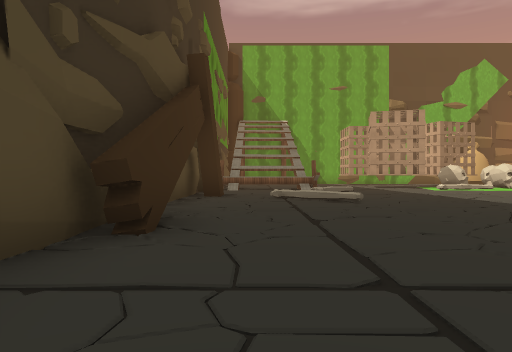
view 1 (above)

20 first-person views from a walk through a scene from a Unity 3-D project. The camera is 0.48 m above the floor, looks level and sees 70° across. The floor is counted in squares, 1 m on a side. Each view is taken from the middle of a square. On the plan, view 1 faces up. The plan holds only what a view shows up to about 9 squares ahead; the rest is blank. The place goes on beyond the plan. The player is left out. Some surface patterns are stand-ins.

view 2
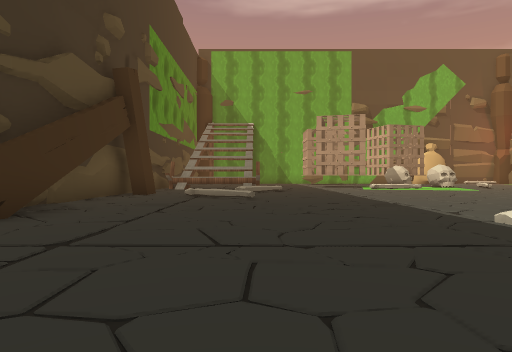

view 3
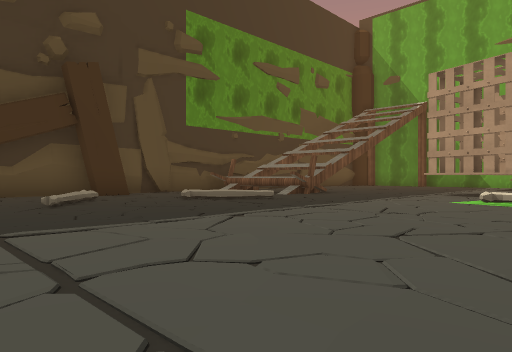

view 4
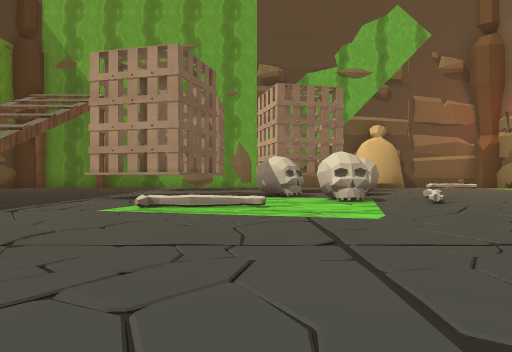

view 5
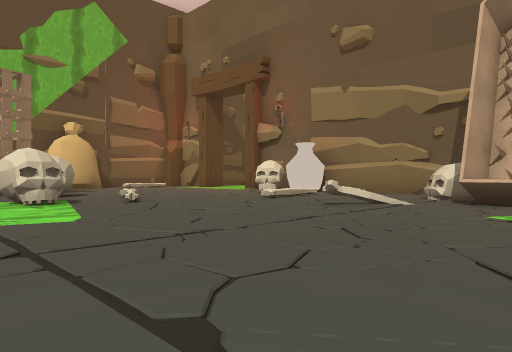

view 6
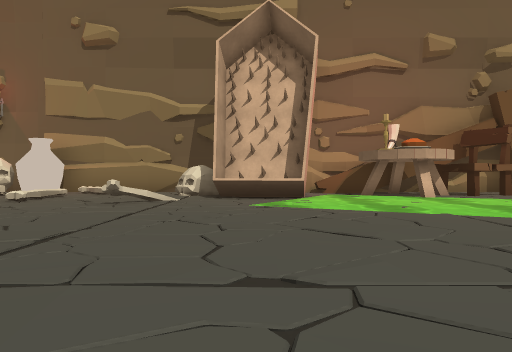

view 7
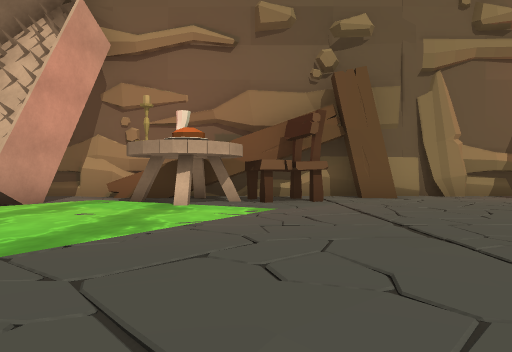

view 8
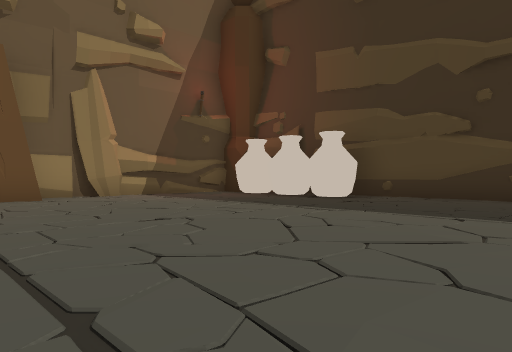

view 9
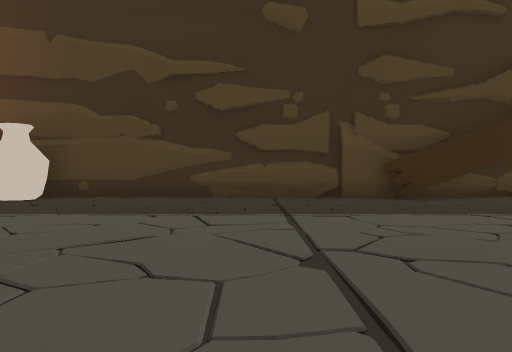

view 10
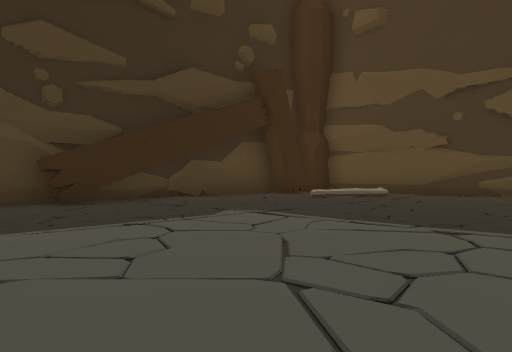

view 11
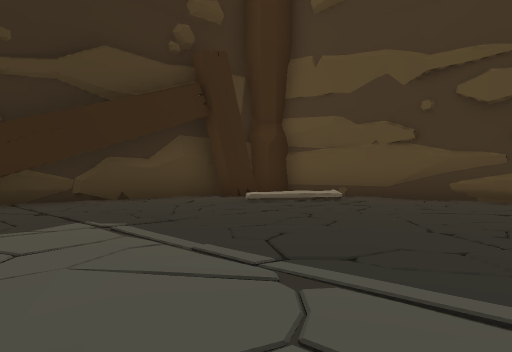

view 12
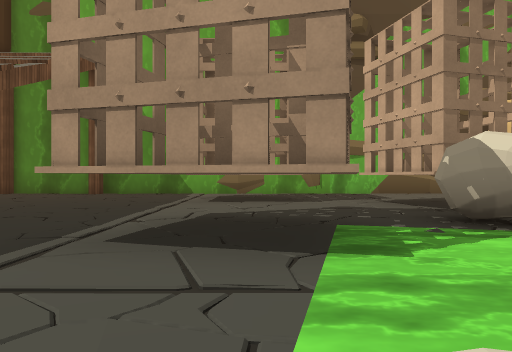

view 13
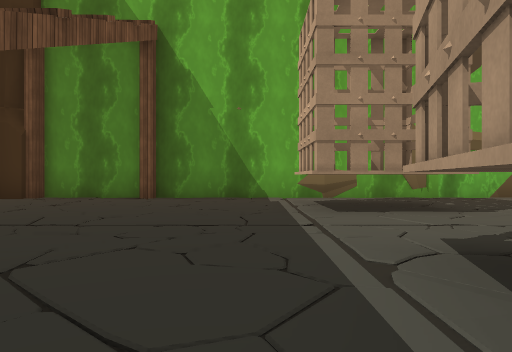

view 14
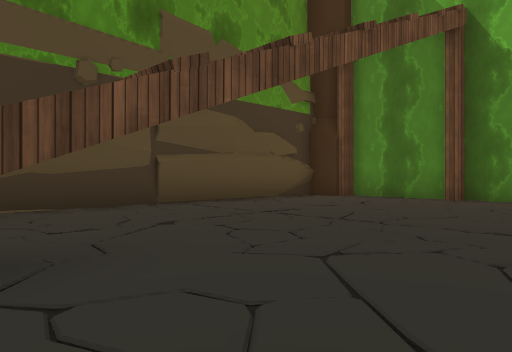

view 15
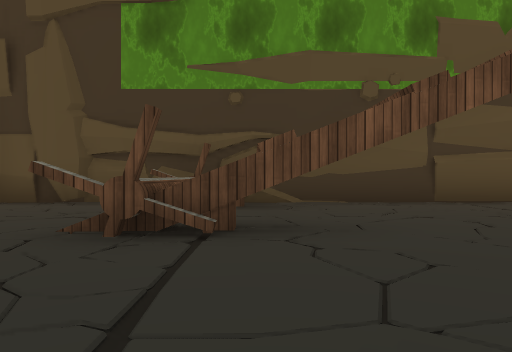

view 16
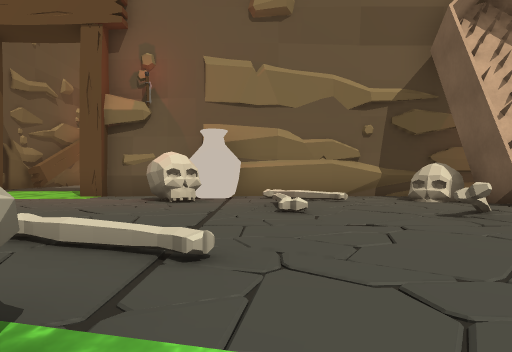

view 17
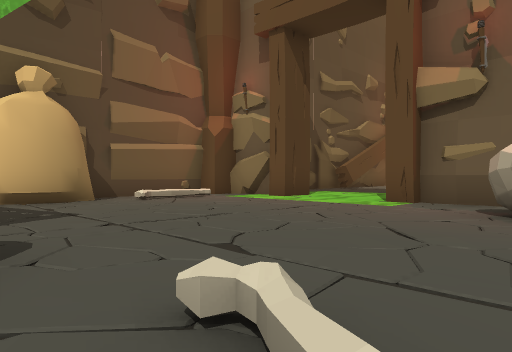

view 18
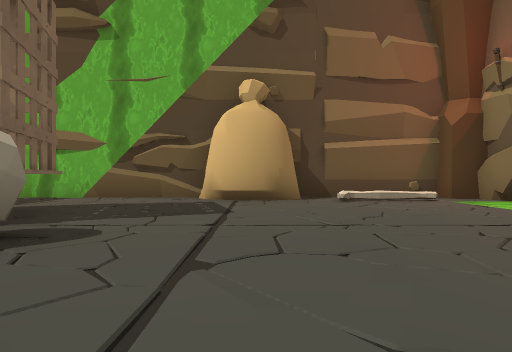

view 19
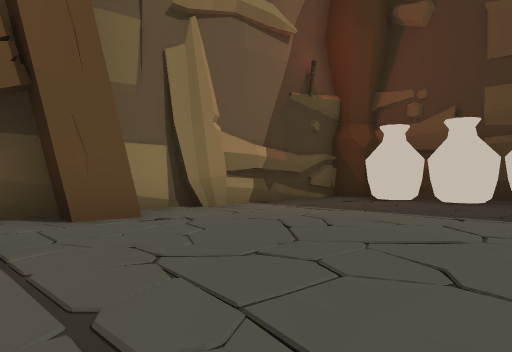

view 20
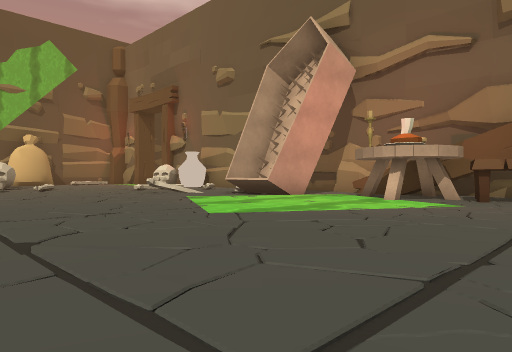

### Floor plan
Key: @ floor where view 1 was taken; # wall or solid block; . floor; = window, fence, low wall or low ledge; ^ raised ledge; O other object.
Columns run from 2 left of view 1 to 19 right of it. Each row starts with its distance up from view 1.
 22 ###############O#####
 21 #......OO......O.O..#
 20 #......OOO..........#
 19 #......OOOOOO.........
 18 #.........OOO.........
 17 #..........OOO......#
 16 #......OOOOOOO......#
 15 #......OOO..O.O...O.#
 14 ##..#...O..OO.....OO#
 13 #^==^....O.......O..#
 12 #.................O.#
 11 #...................#
 10 #...O.............O.#
  9 ##...............OOO#
  8 #................OO #
  7 #..O.............OO #
  6 #..................##
  5 ##................O##
  4 ##....... .......OO##
  3 ##.....O  ........OO#
  2 #......   ........OO#
  1 #..................##
  0 #.@................##
 -1 #...................#
 -2 #...................#
 -3 #.O.................#
 -4 #  .................#
 -5    .............OOOO#
 -6   ###################

Where each view was taken, in squares from view 1:
view 1: 0 up, 0 right, facing up
view 2: 1 down, 2 right, facing up
view 3: 5 up, 8 right, facing up-left
view 4: 7 up, 8 right, facing up
view 5: 7 up, 8 right, facing up-right
view 6: 8 up, 7 right, facing right
view 7: 3 up, 9 right, facing right
view 8: 2 up, 9 right, facing down-right
view 9: 2 up, 9 right, facing down
view 10: 1 up, 8 right, facing down-left
view 11: 1 up, 6 right, facing down-left
view 12: 12 up, 6 right, facing up
view 13: 14 up, 4 right, facing up
view 14: 14 up, 4 right, facing up-left
view 15: 14 up, 5 right, facing left
view 16: 13 up, 9 right, facing right
view 17: 14 up, 11 right, facing up-right
view 18: 14 up, 13 right, facing up
view 19: 2 up, 13 right, facing down-right
view 20: 1 up, 8 right, facing up-right
